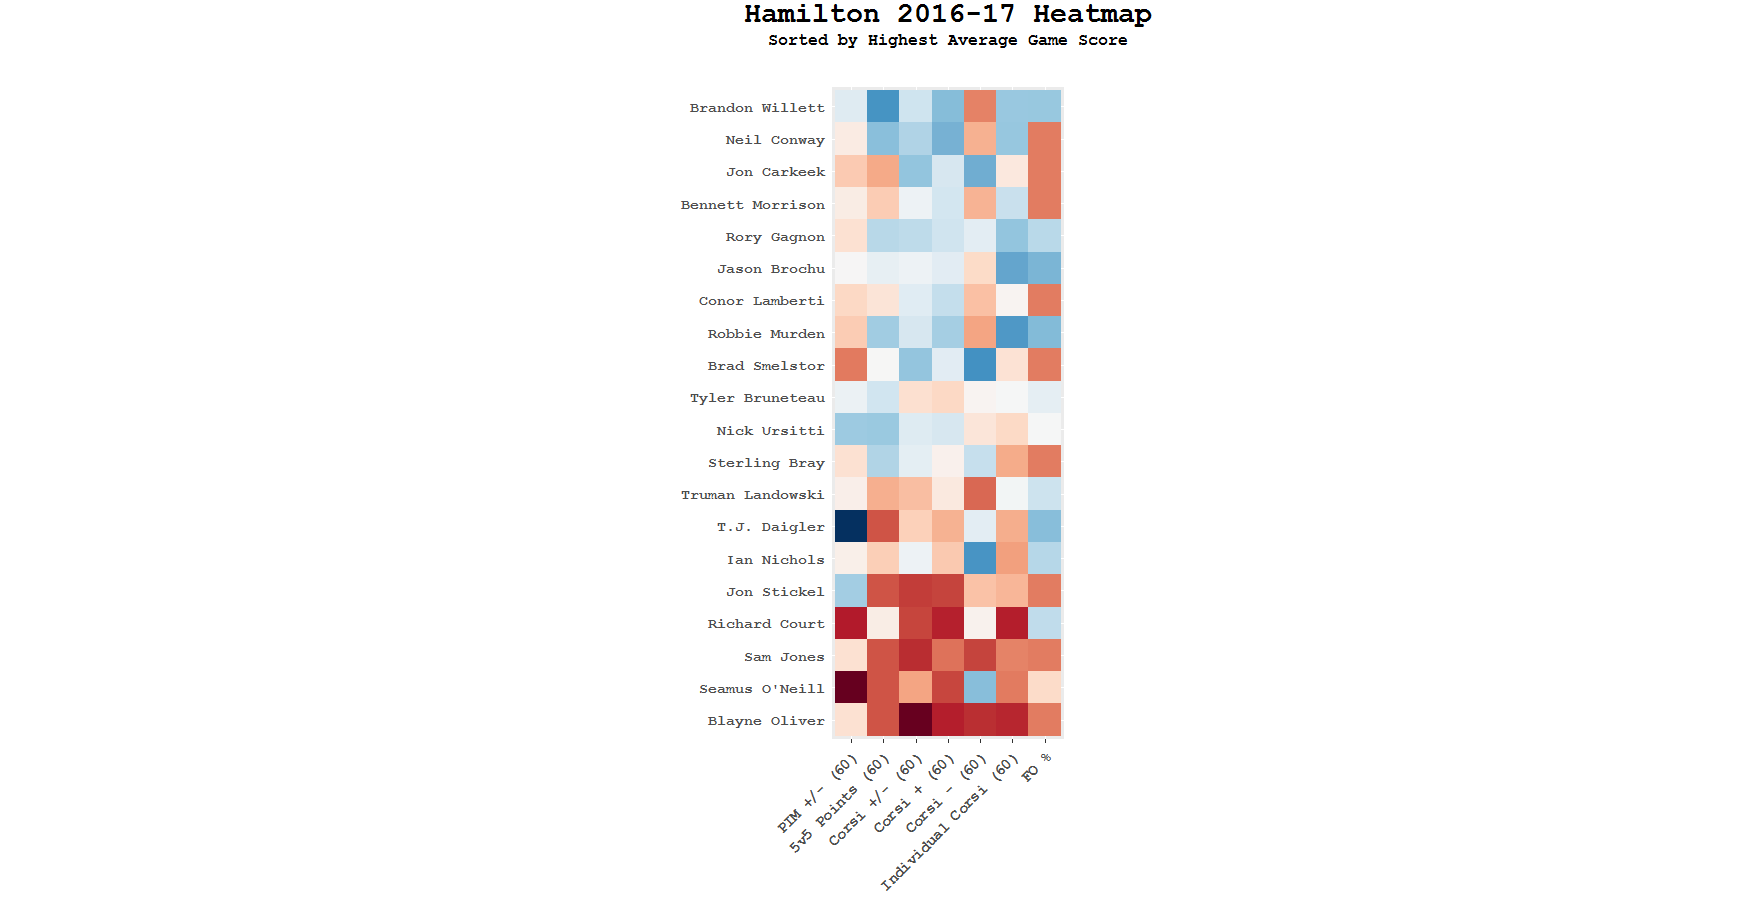

Recreate this plot in R.
# Code for Heatmap for Hamilton Hockey players 16-17

library(ggplot2)
library(RColorBrewer)
library(reshape2)

ham <- read.csv("Hamilton 16-17 Stats.csv", header = TRUE, stringsAsFactors = FALSE)

# Delete players with not enough GP
ham2 <- ham[-c(4:7),]

# Pick columns for use in heatmap
ham3 <- ham2[,c(1, 6, 20, 33:35, 38, 45, 46)]

# Make DIV/0 into 0
ham3[ham3 == "#DIV/0!"] <- 0

# Make all variables numeric
ham3$PIM.........60. <- as.numeric(ham3$PIM.........60.)
ham3$X5v5.POINTS..60. <- as.numeric(ham3$X5v5.POINTS..60.)
ham3$CORSI.......60 <- as.numeric(ham3$CORSI.......60)
ham3$CORSI......60. <- as.numeric(ham3$CORSI......60.)
ham3$CORSI......60..1 <- as.numeric(ham3$CORSI......60..1)
ham3$iCF...60. <- as.numeric(ham3$iCF...60.)
ham3$FO. <- as.numeric(ham3$FO.)
ham3$GAME.SCORE <- as.numeric(ham3$GAME.SCORE)

# Sort players by highest average Game Score
ham3 <- ham3[order(ham3$GAME.SCORE),]

# Give row names
rownames(ham3) <- ham3$Name
ham3$Name <- NULL

# Change Column Names
colnames(ham3) <- c("PIM +/- (60)", 
                    "5v5 Points (60)", 
                    "Corsi +/- (60)", 
                    "Corsi + (60)", 
                    "Corsi - (60)", 
                    "Individual Corsi (60)", 
                    "FO %", 
                    "Game Score")

# Reverse Corsi Against so that best players are blue and worst are red
ham3$`Corsi - (60)` <- -1 * ham3$`Corsi - (60)`

# Standardize values
ham4 <- scale(ham3[,c(1:8)])

hammatrix <- data.matrix(ham4)
meltedmatrix <- melt(hammatrix[,1:7])

# Picks color palette (will be Red to White to Blue)
hm.palette <- colorRampPalette(brewer.pal(11, "RdBu"), space = "Lab")

# Creates the heatmap
heatmap <- ggplot(meltedmatrix, aes(x = Var2, y = Var1, fill = value)) +
  geom_tile() + 
  coord_equal(expand = TRUE) + 
  labs(title = "Hamilton 2016-17 Heatmap", subtitle = "Sorted by Highest Average Game Score") + 
  scale_fill_gradientn(colors = hm.palette(100)) +
  theme(plot.title = element_text(hjust = 0.5, size = 22, face = "bold", family = "mono"), 
        axis.text.x = element_text(size = 11, angle = 45, hjust = 1, face = "bold", family = "mono", margin = margin(6,0,0,0)),
        axis.text.y = element_text(size = 11, face = "bold", family = "mono"), 
        axis.ticks.y = element_blank(),
        axis.title = element_blank(), 
        legend.position = "none", 
        plot.margin = unit(c(5, 0, 5, 0), "mm"), 
        plot.subtitle = element_text(size = 13, face = "bold", family = "mono", hjust = 0.5, margin = margin(0,0,30,0)))

# Plots the heatmap
heatmap
